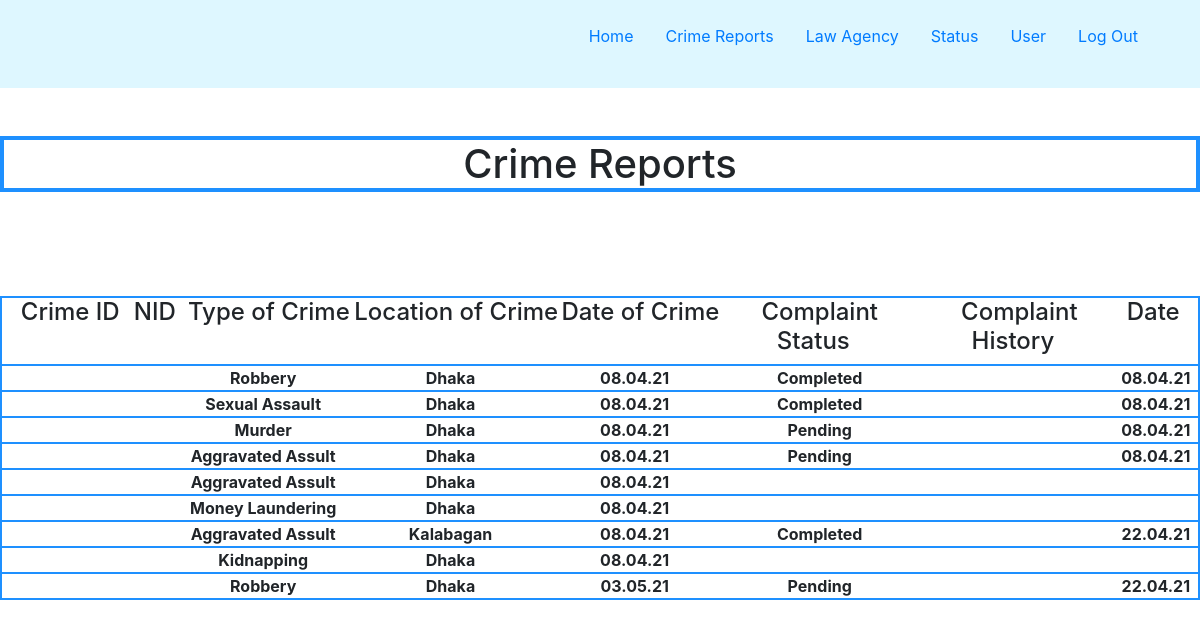
Screenshot of /database/crimereports/ (signed in) with the database file from the repository.
### crimereports/models.py (models this page shows)
class Crimereports(models.Model):
    user = models.ForeignKey(GenUser, on_delete=models.CASCADE, db_column="User ID")
    location_of_crime = models.TextField(db_column= 'Location of Crime')
    type_of_crime = models.CharField(max_length=50,db_column= 'Type of Crime')
    date_of_crime = models.CharField(max_length=10, db_column= 'Date of Crime')
    crime_description = models.TextField(db_column="Crime Description")

### status/models.py (models this page shows)
class Status(models.Model):
    user = models.OneToOneField(Crimereports, on_delete=models.CASCADE, db_column="User ID")
    complaint_status = models.CharField(max_length=10, db_column= 'Complaint Status')
    date = models.CharField(max_length=10, db_column= 'Date')

### crimereports/views.py (the view)
# urls.py: path('crimereports/', crv.cr, name="crimereports"),
@login_required
def cr(request):
    crimereports = Crimereports.objects.all()
    return render(request, 'crimereports/Crimereports.html', {'crimereports': crimereports})

### templates/crimereports/Crimereports.html (shortened to what this page needs)
{% extends 'defaultAdmin/base.html' %}
{% block contents %}
    <br>
    <br>
    <h1 align="center" style="border:4px solid DodgerBlue;">Crime Reports</h1>
{% endblock %}
{% block content %}
    <br>
    <br>
    <br>
    <br>
    <div align="center">
    <table>
        <thead>
            <tr align="center" style="border:2px solid DodgerBlue;">
                <th><h4 >&nbsp;&nbsp;Crime ID &nbsp;&nbsp;</h4></th>
                <th><h4>NID &nbsp;&nbsp;</h4></th>
                <th><h4>Type of Crime &nbsp;&nbsp;</h4></th>
                <th><h4>Location of Crime &nbsp;&nbsp;</h4></th>
                <th><h4>Date of Crime &nbsp;&nbsp;</h4></th>
                <th><h4>Complaint Status&nbsp;&nbsp;</h4></th>
                <th><h4>Complaint History&nbsp;&nbsp;</h4></th>
                <th><h4>Date&nbsp;&nbsp;</h4></th>
            </tr>
        </thead>
        <tbody>
            {% for crimereports in crimereports %}
                <tr align="center" align="center" style="border:2px solid DodgerBlue;">
                    <td><strong>{{ crimereports.crime_id }}&nbsp;&nbsp;&nbsp;</strong></td>
                    <td><strong>{{ crimereports.nid }}&nbsp;&nbsp;&nbsp;</strong></td>
                    <td><strong>{{ crimereports.type_of_crime }}&nbsp;&nbsp;&nbsp;</strong></td>
                    <td><strong>{{ crimereports.location_of_crime }}&nbsp;&nbsp;&nbsp;</strong></td>
                    <td><strong>{{ crimereports.date_of_crime }}&nbsp;&nbsp;&nbsp;</strong></td>
                    <td><strong>{{ crimereports.status.complaint_status}}</strong></td>
                    <td><strong>{{ crimereports.status.complaint_history}}</strong></td>
                    <td><strong>{{ crimereports.status.date}}&nbsp;&nbsp;</strong></td>
                </tr>
            {% endfor %}
        </tbody>
    </table>
    </div>
{% endblock %}

### defaultAdmin/static/defaultAdmin/style.css (style rules this page uses)
*, *:before, *:after { box-sizing: border-box; }
html { -webkit-font-smoothing: antialiased; -moz-osx-font-smoothing: grayscale; }
body { font-family: "Roboto", sans-serif; }

### rows the page displays
Crimereports: type_of_crime "Robbery", location_of_crime "Dhaka", date_of_crime "08.04.21", status.complaint_status "Completed", status "08.04.21"
Crimereports: type_of_crime "Sexual Assault", location_of_crime "Dhaka", date_of_crime "08.04.21", status.complaint_status "Completed", status "08.04.21"
Crimereports: type_of_crime "Murder", location_of_crime "Dhaka", date_of_crime "08.04.21", status.complaint_status "Pending", status "08.04.21"
Crimereports: type_of_crime "Aggravated Assult", location_of_crime "Dhaka", date_of_crime "08.04.21", status.complaint_status "Pending", status "08.04.21"
Crimereports: type_of_crime "Aggravated Assult", location_of_crime "Dhaka", date_of_crime "08.04.21"
Crimereports: type_of_crime "Money Laundering", location_of_crime "Dhaka", date_of_crime "08.04.21"
Crimereports: type_of_crime "Aggravated Assult", location_of_crime "Kalabagan", date_of_crime "08.04.21", status.complaint_status "Completed", status "22.04.21"
Crimereports: type_of_crime "Kidnapping", location_of_crime "Dhaka", date_of_crime "08.04.21"
Crimereports: type_of_crime "Robbery", location_of_crime "Dhaka", date_of_crime "03.05.21", status.complaint_status "Pending", status "22.04.21"
